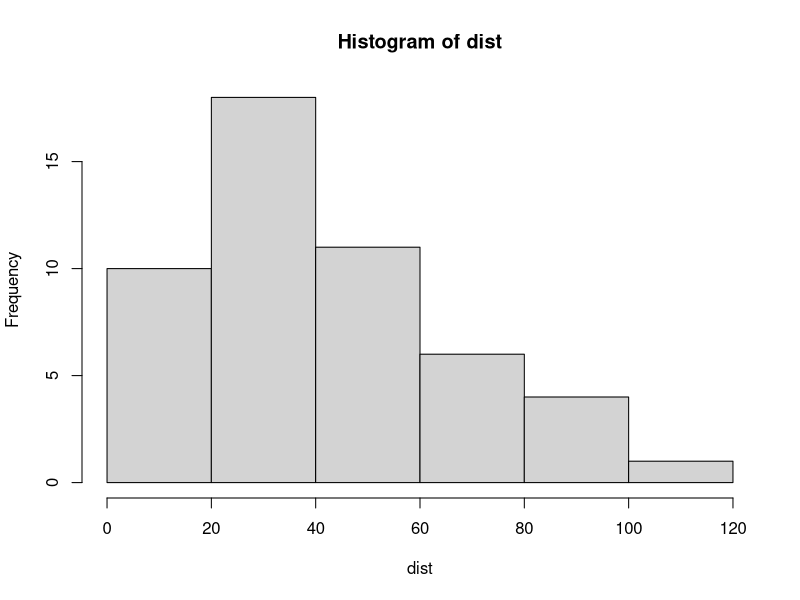
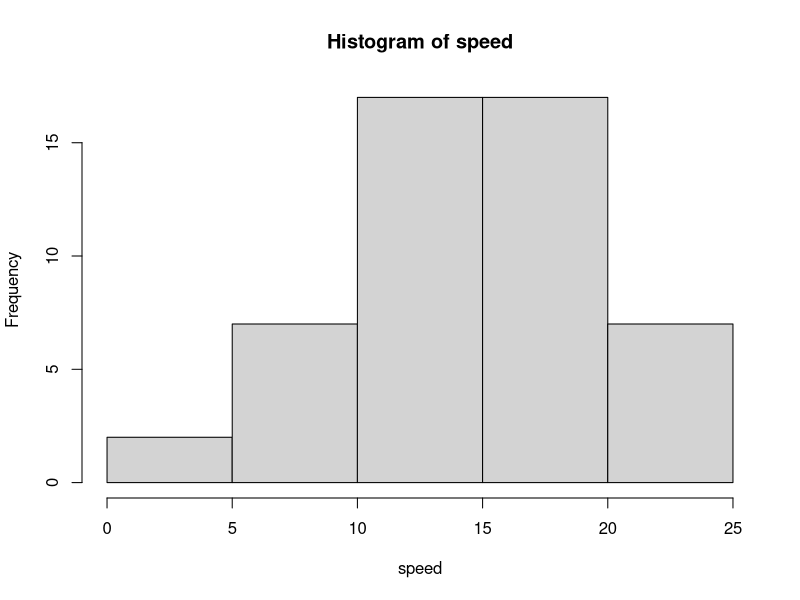
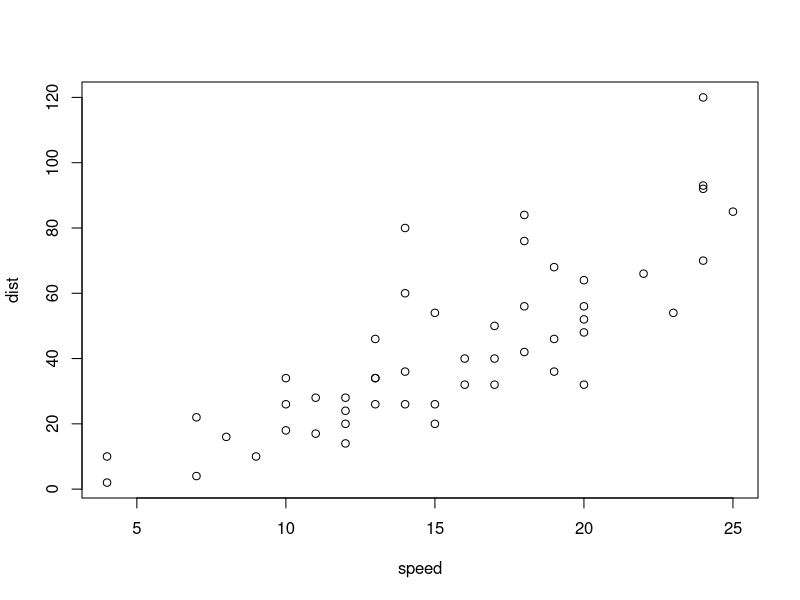

R code for these plots, in order:
# ques 1
# convert character into integer
#n <- readline(prompt="Enter number: ")

#n <- as.integer(n)
n<- 1452
n==94842

# ques 2
!is.na(n)

# ques 3
(n<-12)|(n>29)

# ques 4
v1<-seq(101,149,by=2)
v2<-seq(-7,11,by=2)
any(v1==n)|any(v2==n)

# ques 5
v1<-c("Twitter","Chrome","Mac","Summer")
v2<-c("Facebook","Chrome","PC","Summer")
all(v1==v2)
any(v1==v2)

# ques 5
age<-c(18,NA,25,71,NA,45,NA,NA,18)
is.na(age)
which(is.na(age))
age[!is.na(age)]

# ques 6
head(cars)
attach(cars)
# speed vector 
speed
# distance vector
dist
# checking na values in speed and distance
any(is.na(speed))
any(is.na(dist))
# no NA valuesin either of vectors

cat("average speed is: ",mean(speed)," standard deviation of speed is: ",sd(speed))
cat("average distance is: ",mean(dist)," standard deviation of distance  is: ",sd(dist))
hist(dist)
hist(speed)
plot(speed,dist)
which(dist>=15)
which.min(dist)
speed[which.max(dist)]

# ques 7
# convert character into integer
#a<- readline(prompt="Enter number: ")

#a <- as.integer(a)

a<-5

fact=1
if(a<0)
{
  cat("factorial is: ",NA)
}else if(a==0)
{
  cat("factorial is: ",1)
} else
{
  for (i in 1:a){
    fact=fact*i
  }
  cat("factorial is: ",fact)
}